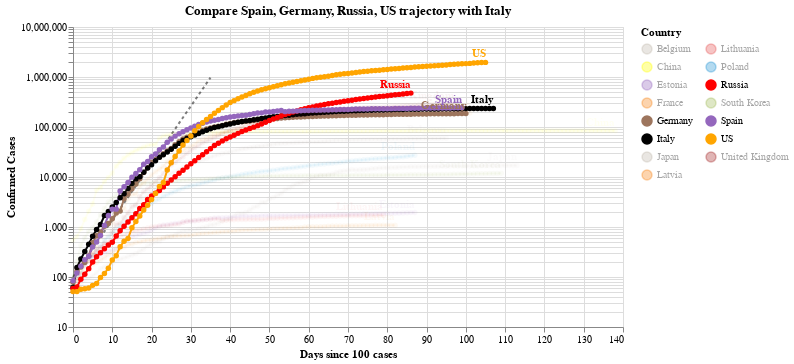

Here is the notebook cell this chart was saved with:
### Code cell
#hide_input
chart2 = make_since_chart(dff2, ['Spain', 'Germany','Russia', 'US'], baseline_countries)
chart2

### Figure 1 — Vega-Lite specification as saved in the notebook (floating-point values rounded to 4 significant figures; data arrays with more than 128 entries replaced by an {"elided": "..."} marker saying what was removed)
{"config": {"view": {"continuousWidth": 400, "continuousHeight": 300}}, "layer": [{"data": {"name": "data-628230001892d6798b50651be41d1b3e"}, "mark": {"type": "line", "color": "black", "opacity": 0.5, "strokeDash": [3, 3]}, "encoding": {"x": {"type": "quantitative", "field": "Days since 100 cases"}, "y": {"type": "quantitative", "field": "Confirmed Cases"}}}, {"data": {"name": "data-23c15df408d650736148487455dfbfc2"}, "mark": {"type": "line", "point": true}, "encoding": {"color": {"type": "nominal", "field": "Country", "legend": {"columns": 2}, "scale": {"domain": ["Belgium", "China", "Estonia", "France", "Germany", "Italy", "Japan", "Latvia", "Lithuania", "Poland", "Russia", "South Korea", "Spain", "US", "United Kingdom"], "range": ["#C1B7AD", "yellow", "#9467bd", "#F58518", "#9D755D", "black", "#C1B7AD", "#F58518", "#E45756", "#2495D3", "red", "#A1BA59", "#9467bd", "orange", "brown"]}}, "opacity": {"condition": {"value": 1, "selection": "selector003"}, "value": 0.05}, "tooltip": [{"type": "nominal", "field": "Country"}, {"type": "temporal", "field": "Date"}, {"type": "quantitative", "field": "Confirmed Cases"}, {"type": "quantitative", "field": "Days since 100 cases"}], "x": {"type": "quantitative", "field": "Days since 100 cases"}, "y": {"type": "quantitative", "field": "Confirmed Cases", "scale": {"type": "log"}}}, "selection": {"selector003": {"type": "multi", "fields": ["Country"], "bind": "legend", "init": [{"Country": "Spain"}, {"Country": "Germany"}, {"Country": "Russia"}, {"Country": "US"}, {"Country": "Italy"}]}}, "width": 550}, {"data": {"name": "data-23c15df408d650736148487455dfbfc2"}, "mark": {"type": "text", "align": "right", "dy": -8, "fontWeight": "bold"}, "encoding": {"color": {"type": "nominal", "field": "Country", "legend": {"columns": 2}, "scale": {"domain": ["Belgium", "China", "Estonia", "France", "Germany", "Italy", "Japan", "Latvia", "Lithuania", "Poland", "Russia", "South Korea", "Spain", "US", "United Kingdom"], "range": ["#C1B7AD", "yellow", "#9467bd", "#F58518", "#9D755D", "black", "#C1B7AD", "#F58518", "#E45756", "#2495D3", "red", "#A1BA59", "#9467bd", "orange", "brown"]}}, "opacity": {"condition": {"value": 1, "selection": "selector003"}, "value": 0.05}, "text": {"type": "nominal", "field": "Country"}, "tooltip": [{"type": "nominal", "field": "Country"}, {"type": "temporal", "field": "Date"}, {"type": "quantitative", "field": "Confirmed Cases"}, {"type": "quantitative", "field": "Days since 100 cases"}], "x": {"type": "quantitative", "field": "Days since 100 cases"}, "y": {"type": "quantitative", "field": "Confirmed Cases", "scale": {"type": "log"}}}, "transform": [{"filter": "(datum['Date'] >= 1591574400000)"}], "width": 550}], "title": "Compare Spain, Germany, Russia, US trajectory with Italy", "$schema": "https://vega.github.io/schema/vega-lite/v4.0.2.json", "datasets": {"data-628230001892d6798b50651be41d1b3e": [{"Days since 100 cases": 0, "Confirmed Cases": 100.0}, {"Days since 100 cases": 1, "Confirmed Cases": 130.0}, {"Days since 100 cases": 2, "Confirmed Cases": 169.0}, {"Days since 100 cases": 3, "Confirmed Cases": 219.7}, {"Days since 100 cases": 4, "Confirmed Cases": 285.6}, {"Days since 100 cases": 5, "Confirmed Cases": 371.3}, {"Days since 100 cases": 6, "Confirmed Cases": 482.7}, {"Days since 100 cases": 7, "Confirmed Cases": 627.5}, {"Days since 100 cases": 8, "Confirmed Cases": 815.7}, {"Days since 100 cases": 9, "Confirmed Cases": 1060.0}, {"Days since 100 cases": 10, "Confirmed Cases": 1379.0}, {"Days since 100 cases": 11, "Confirmed Cases": 1792.0}, {"Days since 100 cases": 12, "Confirmed Cases": 2330.0}, {"Days since 100 cases": 13, "Confirmed Cases": 3029.0}, {"Days since 100 cases": 14, "Confirmed Cases": 3937.0}, {"Days since 100 cases": 15, "Confirmed Cases": 5119.0}, {"Days since 100 cases": 16, "Confirmed Cases": 6654.0}, {"Days since 100 cases": 17, "Confirmed Cases": 8650.0}, {"Days since 100 cases": 18, "Confirmed Cases": 11250.0}, {"Days since 100 cases": 19, "Confirmed Cases": 14620.0}, {"Days since 100 cases": 20, "Confirmed Cases": 19000.0}, {"Days since 100 cases": 21, "Confirmed Cases": 24710.0}, {"Days since 100 cases": 22, "Confirmed Cases": 32120.0}, {"Days since 100 cases": 23, "Confirmed Cases": 41750.0}, {"Days since 100 cases": 24, "Confirmed Cases": 54280.0}, {"Days since 100 cases": 25, "Confirmed Cases": 70560.0}, {"Days since 100 cases": 26, "Confirmed Cases": 91730.0}, {"Days since 100 cases": 27, "Confirmed Cases": 119300.0}, {"Days since 100 cases": 28, "Confirmed Cases": 155000.0}, {"Days since 100 cases": 29, "Confirmed Cases": 201500.0}, {"Days since 100 cases": 30, "Confirmed Cases": 262000.0}, {"Days since 100 cases": 31, "Confirmed Cases": 340600.0}, {"Days since 100 cases": 32, "Confirmed Cases": 442800.0}, {"Days since 100 cases": 33, "Confirmed Cases": 575600.0}, {"Days since 100 cases": 34, "Confirmed Cases": 748300.0}, {"Days since 100 cases": 35, "Confirmed Cases": 972800.0}], "data-23c15df408d650736148487455dfbfc2": {"elided": "1500 records"}}}
